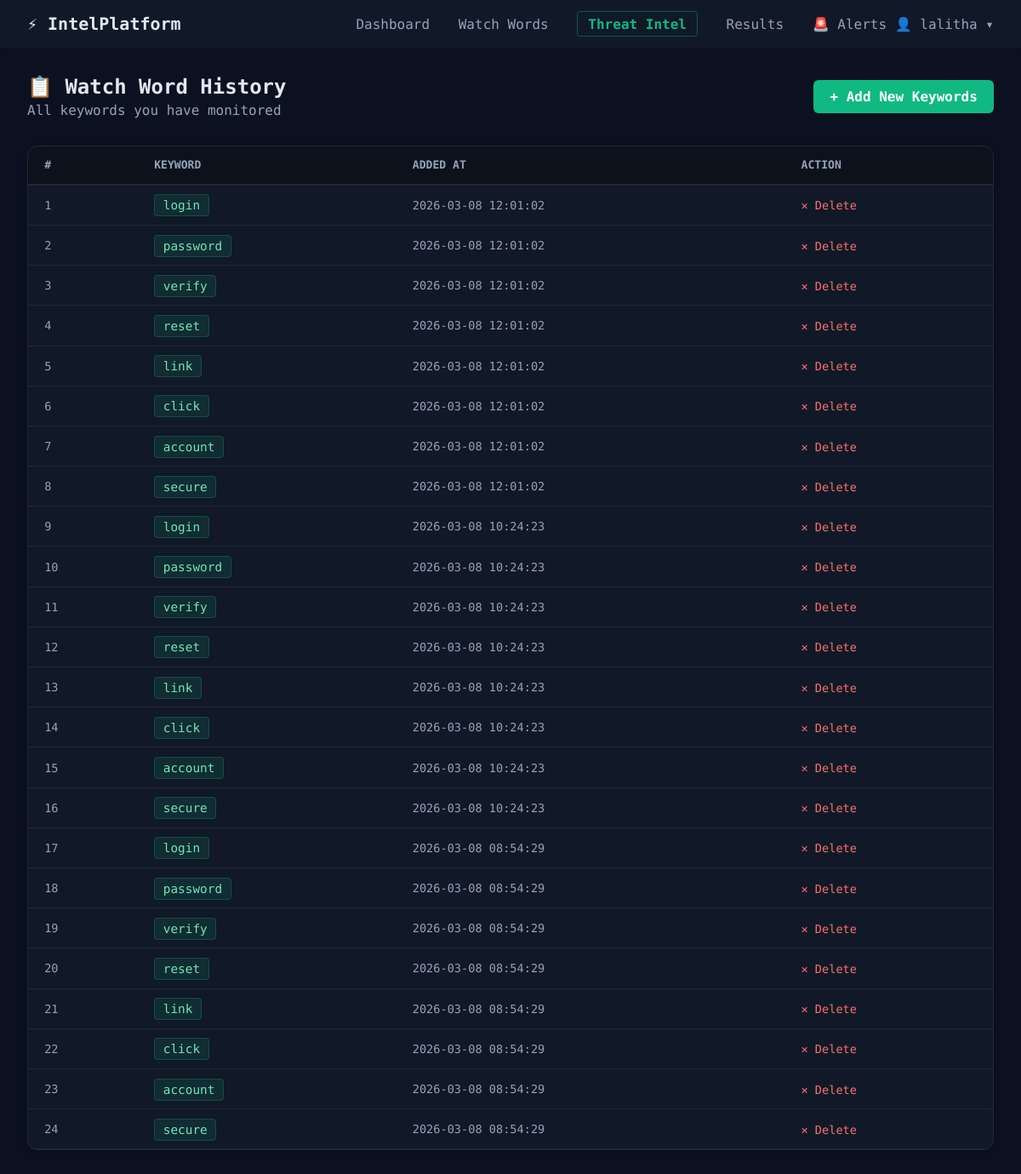
Screenshot of /watchword-history (signed in) with the database file from the repository.
### tables this page shows
CREATE TABLE watchwords (
                id INTEGER PRIMARY KEY AUTOINCREMENT,
                user_id INTEGER NOT NULL,
                keyword TEXT NOT NULL,
                added_at TIMESTAMP DEFAULT CURRENT_TIMESTAMP,
                FOREIGN KEY (user_id) REFERENCES users (id)
            );

### app.py (the view)
@app.route('/watchword-history')
def watchword_history():
    if 'user_id' not in session:
        return redirect(url_for('login'))
    db = get_db()
    words = db.execute('SELECT * FROM watchwords WHERE user_id=? ORDER BY added_at DESC', (session['user_id'],)).fetchall()
    return render_template('watchword_history.html', words=words)

### app.py (called while the page is built)
def get_db():
    conn = sqlite3.connect(DATABASE)
    conn.row_factory = sqlite3.Row
    return conn

@app.before_request
def before_request():
    init_db()

### templates/watchword_history.html (shortened to what this page needs)
{% extends 'base.html' %}
{% block content %}
<div style="margin-bottom:2rem;display:flex;justify-content:space-between;align-items:center;flex-wrap:wrap;gap:1rem;">
    <div>
        <h2 style="margin:0;">📋 Watch Word History</h2>
        <p style="color:var(--text-muted);margin:.25rem 0 0;">All keywords you have monitored</p>
    </div>
    <a href="{{ url_for('watchwords') }}" class="btn-primary" style="text-decoration:none;padding:.65rem 1.2rem;">+ Add New Keywords</a>
</div>
<div style="background:var(--card-bg);border-radius:12px;border:1px solid var(--border-color);overflow:hidden;box-shadow:0 2px 8px rgba(0,0,0,.3);">
    {% if words %}
    <table style="width:100%;border-collapse:collapse;">
        <thead style="background:rgba(0,0,0,.3);border-bottom:2px solid var(--border-color);">
            <tr>
                <th style="padding:.9rem 1.2rem;color:var(--text-muted);font-size:.82rem;text-transform:uppercase;text-align:left;">#</th>
                <th style="padding:.9rem 1.2rem;color:var(--text-muted);font-size:.82rem;text-transform:uppercase;text-align:left;">Keyword</th>
                <th style="padding:.9rem 1.2rem;color:var(--text-muted);font-size:.82rem;text-transform:uppercase;text-align:left;">Added At</th>
                <th style="padding:.9rem 1.2rem;color:var(--text-muted);font-size:.82rem;text-transform:uppercase;text-align:left;">Action</th>
            </tr>
        </thead>
        <tbody>
            {% for w in words %}
            <tr style="border-bottom:1px solid var(--border-color);">
                <td style="padding:.85rem 1.2rem;color:var(--text-muted);font-size:.85rem;">{{loop.index}}</td>
                <td style="padding:.85rem 1.2rem;">
                    <span style="background:rgba(16,185,129,.12);color:#6ee7b7;padding:.25rem .6rem;border-radius:4px;font-size:.9rem;border:1px solid rgba(16,185,129,.25);">{{ w['keyword'] }}</span>
                </td>
                <td style="padding:.85rem 1.2rem;color:var(--text-muted);font-size:.85rem;">{{ w['added_at'] }}</td>
                <td style="padding:.85rem 1.2rem;">
                    <a href="{{ url_for('delete_watchword', wid=w['id']) }}" onclick="return confirm('Delete this keyword?')" style="color:#f87171;text-decoration:none;font-size:.85rem;">✕ Delete</a>
                </td>
            </tr>
            {% endfor %}
        </tbody>
    </table>
    {% endif %}
</div>
{% endblock %}

### static/css/style.css (style rules this page uses)
:root { --primary-color: #10b981; --primary-hover: #059669; --bg-color: #0b1120; --card-bg: #111827; --text-main: #e2e8f0; --text-muted: #94a3b8; --border-color: #1e293b; --danger: #ef4444; --warning: #f59e0b; --success: #10b981; }
body { margin: 0; font-family: 'Share Tech Mono', 'Courier New', monospace; background-color: var(--bg-color); color: var(--text-main); }
.btn-primary { background-color: var(--primary-color); color: white; border: none; padding: 0.75rem 1.5rem; border-radius: 6px; font-weight: 600; cursor: pointer; transition: background-color 0.2s; }

### rows the page displays
watchwords: keyword "login", added_at "2026-03-08 12:01:02"
watchwords: keyword "password", added_at "2026-03-08 12:01:02"
watchwords: keyword "verify", added_at "2026-03-08 12:01:02"
watchwords: keyword "reset", added_at "2026-03-08 12:01:02"
watchwords: keyword "link", added_at "2026-03-08 12:01:02"
watchwords: keyword "click", added_at "2026-03-08 12:01:02"
watchwords: keyword "account", added_at "2026-03-08 12:01:02"
watchwords: keyword "secure", added_at "2026-03-08 12:01:02"
watchwords: keyword "login", added_at "2026-03-08 10:24:23"
watchwords: keyword "password", added_at "2026-03-08 10:24:23"
watchwords: keyword "verify", added_at "2026-03-08 10:24:23"
watchwords: keyword "reset", added_at "2026-03-08 10:24:23"
watchwords: keyword "link", added_at "2026-03-08 10:24:23"
watchwords: keyword "click", added_at "2026-03-08 10:24:23"
watchwords: keyword "account", added_at "2026-03-08 10:24:23"
watchwords: keyword "secure", added_at "2026-03-08 10:24:23"
watchwords: keyword "login", added_at "2026-03-08 08:54:29"
watchwords: keyword "password", added_at "2026-03-08 08:54:29"
watchwords: keyword "verify", added_at "2026-03-08 08:54:29"
watchwords: keyword "reset", added_at "2026-03-08 08:54:29"
watchwords: keyword "link", added_at "2026-03-08 08:54:29"
watchwords: keyword "click", added_at "2026-03-08 08:54:29"
watchwords: keyword "account", added_at "2026-03-08 08:54:29"
watchwords: keyword "secure", added_at "2026-03-08 08:54:29"

### other values shown
{{ session.get('username') }} "lalitha"
